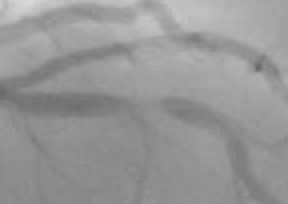
#> input picture roi_stenosis.png, 144 x 102 px (shown 2 times larger)
$ jupyter execute yolobox.ipynb
#> lines starting #> are read from the running program, lines starting #| are printed output that depends on the picture; after the words box and inside, x2 and y2 are one past the last pixel; in counts of white or black regions, pixels touching at a corner belong together
[cell 1]
import json
import cv2
import numpy as np
from skimage.morphology import skeletonize
from scipy.ndimage import distance_transform_edt

roi_path  = r"roi_stenosis.png"
mask_path = r"mmask.png"
meta_path = r"roi_stenosis.json"

roi  = cv2.imread(roi_path)
#> roi is the input picture: shape (102, 144, 3); min 104, max 218, mean 150.8
mask = cv2.imread(mask_path, 0)
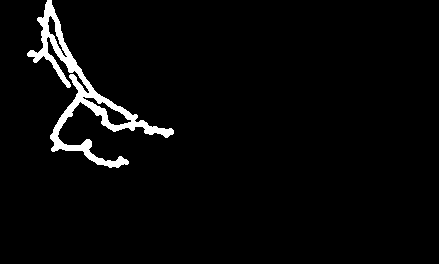
#> input picture mmask.png, 439 x 264 px
#> mask: shape (264, 439); 3.2% white; 1 white region, box (x1, y1, x2, y2) and area: (27, 0, 174, 168) 3758

if roi is None:
    raise FileNotFoundError(roi_path)
if mask is None:
    raise FileNotFoundError(mask_path)

with open(meta_path) as f:
#> (reads roi_stenosis.json from the repository)
    meta = json.load(f)

sx1, sy1, sx2, sy2 = meta["yolo_box"]

[cell 2]
binary = mask > 0
skeleton = skeletonize(binary)
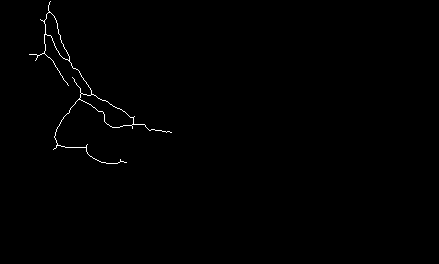
#> skeleton: shape (264, 439) bool; 0.47% white in thin lines or dots, all inside (x1, y1, x2, y2) = (29, 1, 172, 164)
dist = distance_transform_edt(binary)
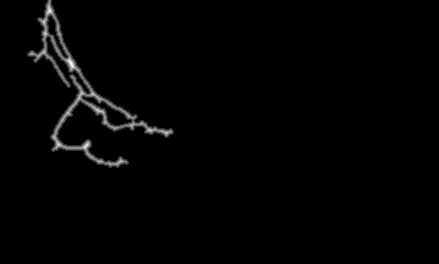
#> dist: shape (264, 439) float64; min 0, max 5.39, mean 0.0664; drawn with min black and max white

coords = np.column_stack(np.where(skeleton))  # (y, x)
#> coords = 549 pairs, first value 1 to 163, second value 29 to 171
diameters = dist[skeleton] * 2
#> diameters = 549 values, max 10.77 at index 172, min 4 at index 0, mean 6.33

[cell 3]
inside = (
    (coords[:,1] >= sx1) & (coords[:,1] <= sx2) &
    (coords[:,0] >= sy1) & (coords[:,0] <= sy2)
)

outside = ~inside

[cell 4]
diam_inside = diameters[inside]
#> diam_inside = [6, 6, 6.32, 8, 6, 5.66]
diam_outside = diameters[outside]
#> diam_outside = 543 values, max 10.77 at index 172, min 4 at index 0, mean 6.33

if len(diam_inside) < 5 or len(diam_outside) < 10:
    raise ValueError("Invalid geometry — insufficient points")

D_min = np.min(diam_inside)
#> D_min = 5.66
D_ref = np.mean(np.sort(diam_outside)[-10:])
#> D_ref = 10.33

stenosis = (1 - D_min / D_ref) * 100
#> stenosis = 45.23

print(f"D_min = {D_min:.2f} px")
#| D_min = 5.66 px
print(f"D_ref = {D_ref:.2f} px")
#| D_ref = 10.33 px
print(f"Stenosis = {stenosis:.1f}%")
#| Stenosis = 45.2%

[cell 5]
inside = (
    (coords[:, 1] >= sx1) & (coords[:, 1] <= sx2) &
    (coords[:, 0] >= sy1) & (coords[:, 0] <= sy2)
)

outside = ~inside

[cell 6]
diam_inside = diameters[inside]
diam_outside = diameters[outside]

if len(diam_inside) < 1 or len(diam_outside) < 10:
    raise ValueError("Invalid geometry — insufficient points")

D_min = np.min(diam_inside)
D_ref = np.mean(np.sort(diam_outside)[-10:])

stenosis = (1 - D_min / D_ref) * 100

print(f"D_min = {D_min:.2f} px")
#| D_min = 5.66 px
print(f"D_ref = {D_ref:.2f} px")
#| D_ref = 10.33 px
print(f"Stenosis = {stenosis:.1f}%")
#| Stenosis = 45.2%

[cell 7]
vis = roi.copy()

# YOLO stenosis region
cv2.rectangle(vis, (sx1, sy1), (sx2, sy2), (255, 0, 0), 2)

# D_min (red)
idx_min = np.where(inside)[0][np.argmin(diam_inside)]
#> idx_min = 450
y_min, x_min = coords[idx_min]
#> y_min = 132; x_min = 171
cv2.circle(vis, (x_min, y_min), 4, (0, 0, 255), -1)

# D_ref (green)
idx_ref = np.where(outside)[0][np.argmax(diam_outside)]
#> idx_ref = 172
y_ref, x_ref = coords[idx_ref]
#> y_ref = 62; x_ref = 70
cv2.circle(vis, (x_ref, y_ref), 4, (0, 255, 0), -1)

cv2.putText(
    vis,
    f"Stenosis: {stenosis:.1f}%",
    (10, 30),
    cv2.FONT_HERSHEY_SIMPLEX,
    0.8,
    (0, 255, 255),
    2
)
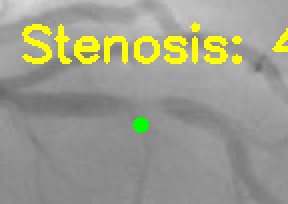
#> vis: shape (102, 144, 3) (shown 2 times larger); mean B, G, R 140.8, 157.1, 156.2

cv2.imshow("YOLO-guided Stenosis Quantification", vis)
cv2.waitKey(0)
cv2.destroyAllWindows()
